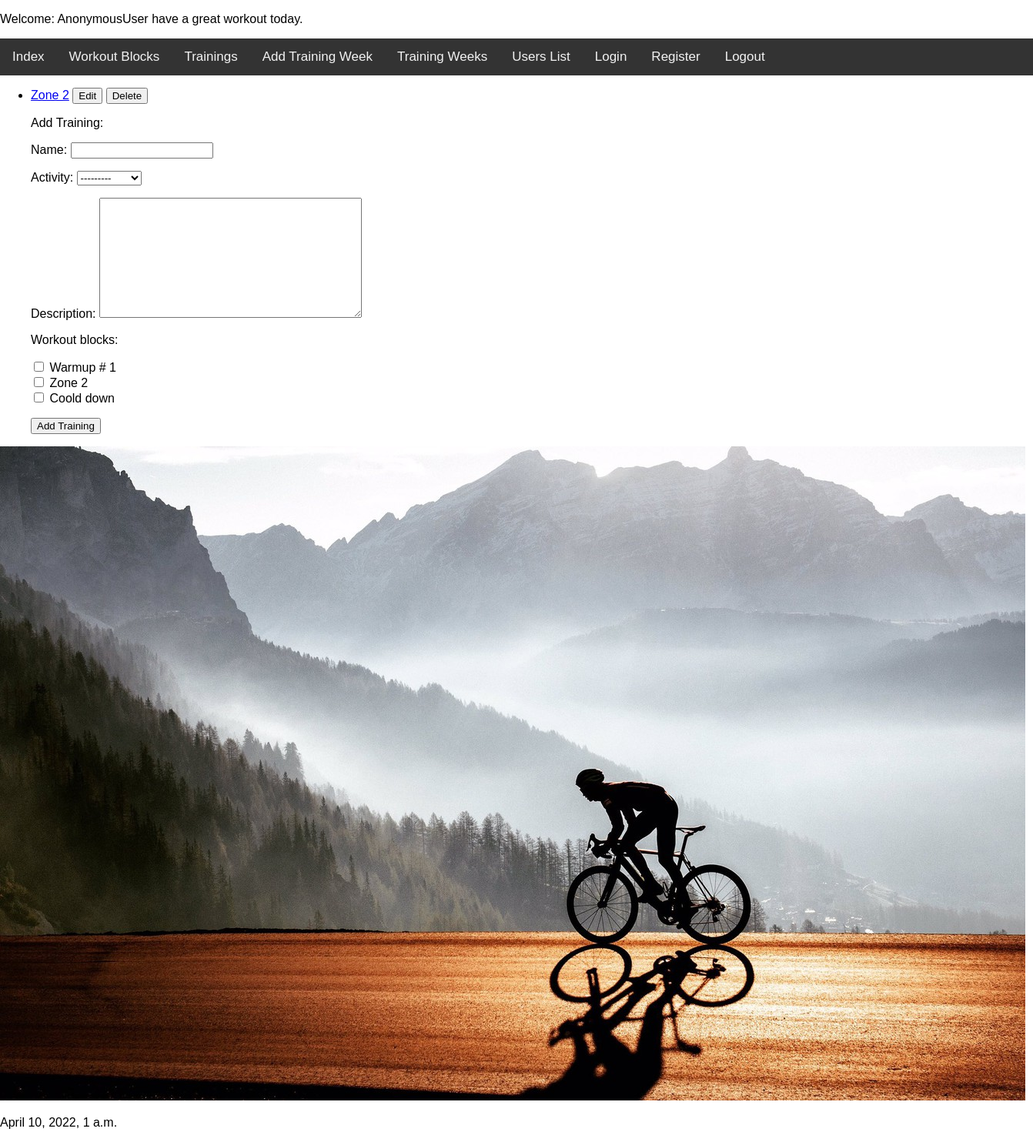
The page /trainingz_app/list_trainings/ on the database as committed earlier.
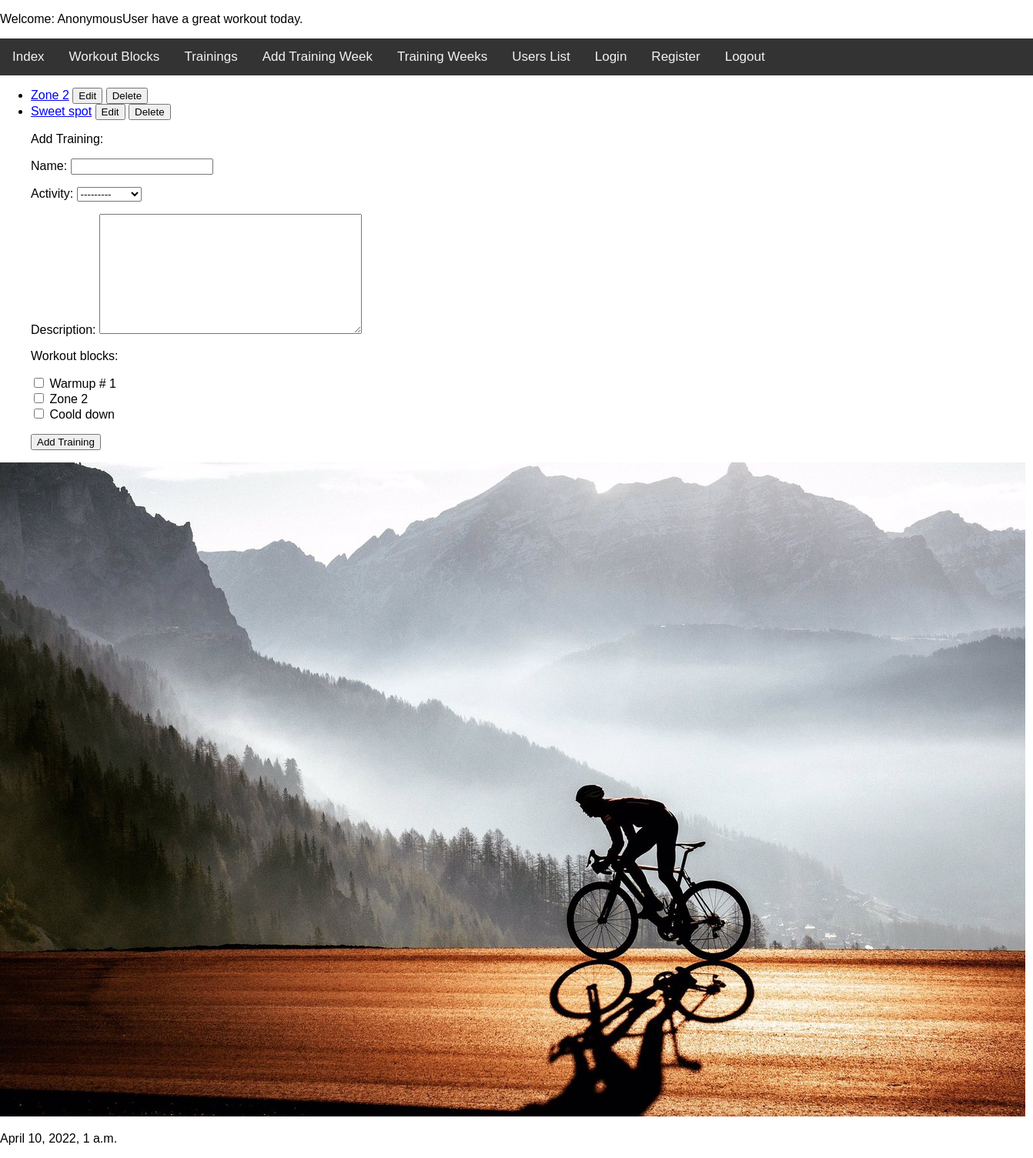
The same page on the database as committed later.
### trainingz_app/models.py (models this page shows)
class Training(models.Model):
    name = models.CharField(max_length=50)
    activity = models.ForeignKey(Activity, on_delete=models.CASCADE)
    description = models.TextField()
    workout_blocks = models.ManyToManyField(WorkoutBlock)
    def __str__(self):
        return self.name
    def get_absolute_url(self):
        return reverse("detail_training", args=(self.id,))
    def get_update_url(self):
        return reverse("update_training", kwargs={"id": self.id})
    def get_delete_url(self):
        return reverse("delete_training", kwargs={"id": self.id})

### trainingz_app/views.py (the view, shortened to what this page needs)
class ShowTrainingsView(View):
    def get(self, request):
        form = AddTrainingForm()
        return render(request, "list_trainings.html", {"object_list": Training.objects.all(), 'form': form})

### trainingz_app/forms.py
class AddTrainingForm(forms.ModelForm):
    class Meta:
        model = Training
        exclude = ["duration"]
        widgets = {
            'workout_blocks': CheckboxSelectMultiple
        }

### trainingz_app/context_processor.py (called while the page is built)
def get_date(request):
    return {"date": datetime.now()}

### trainingz_app/models.py (called while the page is built)
    def __str__(self):
        return self.name

    def __str__(self):
        return self.name

### trainingz_app/templates/list_trainings.html (shortened to what this page needs)
{% extends 'base.html' %}
{% block trainingz %}
<ul>
    {% for item in object_list %}
        <li>
            <a href="{{ item.get_absolute_url }}">{{ item }}</a>
            <a href="{{ item.get_update_url }}"><button>Edit</button></a>
            <a href="{{ item.get_delete_url }}"><button>Delete</button></a>
        </li>
    {% endfor %}
 <form method="POST">
     <p>Add Training:</p>
        {{ form.as_p }}
        <input type="submit" value="Add Training">
</ul>
{% endblock %}

Rows that differ between the two databases and show on the page:
added Training: name "Sweet spot"
